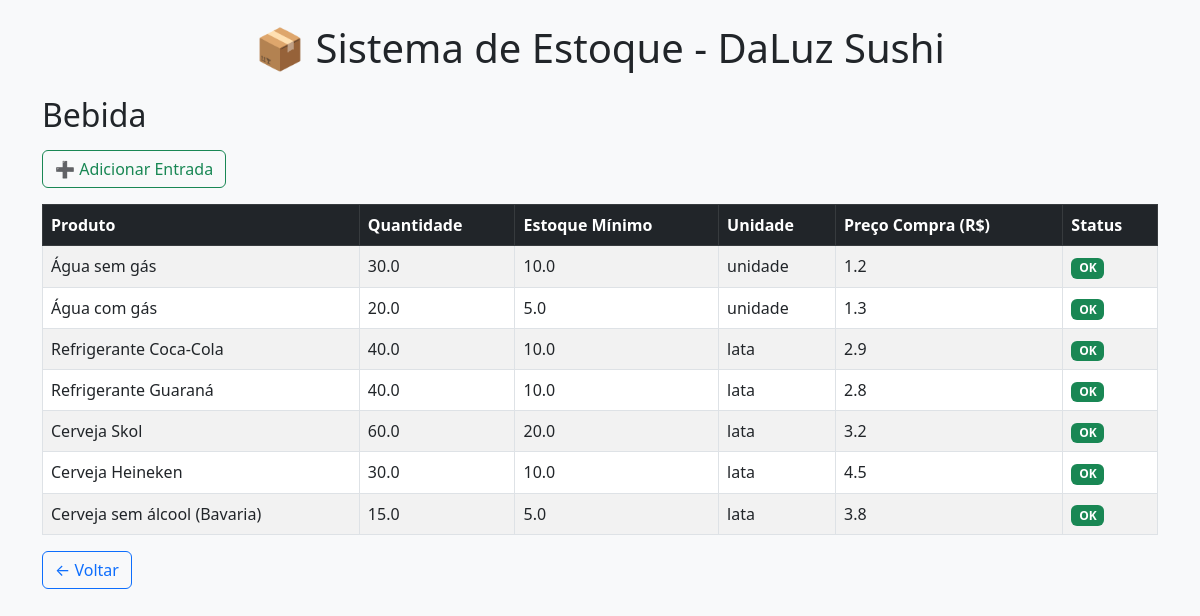
/categoria/Bebida, run on the app's committed database.
### tables this page shows
CREATE TABLE produtos (
    id INTEGER PRIMARY KEY AUTOINCREMENT,
    nome TEXT NOT NULL,
    categoria TEXT NOT NULL,
    quantidade_atual REAL NOT NULL,
    estoque_minimo REAL NOT NULL,
    unidade_medida TEXT NOT NULL,
    preco_compra REAL
);

### app.py (the view)
@app.route('/categoria/<categoria>')
def categoria(categoria):
    with conectar() as conn:
        cursor = conn.cursor()
        cursor.execute(
            "SELECT nome, categoria, quantidade_atual, estoque_minimo, unidade_medida, preco_compra FROM produtos WHERE categoria = ?",
            (categoria,)
        )
        produtos = cursor.fetchall()
    return render_template('index.html', produtos=produtos, categoria=categoria)

### app.py (called while the page is built)
def conectar():
    return sqlite3.connect(DB_NAME)

### templates/index.html (shortened to what this page needs)
{% extends "base.html" %}
{% block content %}
<h2 class="mb-3">{{ categoria }}</h2>
<a href="/entrada?categoria={{ categoria }}" class="btn btn-outline-success mb-3">➕ Adicionar Entrada</a>
<table class="table table-bordered table-striped table-hover">
    <thead class="table-dark">
        <tr>
            <th>Produto</th>
            <th>Quantidade</th>
            <th>Estoque Mínimo</th>
            <th>Unidade</th>
            <th>Preço Compra (R$)</th>
            <th>Status</th>
        </tr>
    </thead>
    <tbody>
        {% for nome, categoria, qtd, minimo, unidade, preco in produtos %}
        <tr>
            <td>{{ nome }}</td>
            <td>{{ qtd }}</td>
            <td>{{ minimo }}</td>
            <td>{{ unidade }}</td>
            <td>{{ preco }}</td>
            <td>{% if qtd < minimo %}<span class="badge bg-danger">Abaixo</span>{% else %}<span class="badge bg-success">OK</span>{% endif %}</td>
        </tr>
        {% endfor %}
    </tbody>
</table>
<a href="/" class="btn btn-outline-primary">← Voltar</a>
{% endblock %}

### data on the page
produtos: nome "Água sem gás", quantidade_atual "30.0", estoque_minimo "10.0", unidade_medida "unidade", preco_compra "1.2", shows "OK"
produtos: nome "Água com gás", quantidade_atual "20.0", estoque_minimo "5.0", unidade_medida "unidade", preco_compra "1.3", shows "OK"
produtos: nome "Refrigerante Coca-Cola", quantidade_atual "40.0", estoque_minimo "10.0", unidade_medida "lata", preco_compra "2.9", shows "OK"
produtos: nome "Refrigerante Guaraná", quantidade_atual "40.0", estoque_minimo "10.0", unidade_medida "lata", preco_compra "2.8", shows "OK"
produtos: nome "Cerveja Skol", quantidade_atual "60.0", estoque_minimo "20.0", unidade_medida "lata", preco_compra "3.2", shows "OK"
produtos: nome "Cerveja Heineken", quantidade_atual "30.0", estoque_minimo "10.0", unidade_medida "lata", preco_compra "4.5", shows "OK"
produtos: nome "Cerveja sem álcool (Bavaria)", quantidade_atual "15.0", estoque_minimo "5.0", unidade_medida "lata", preco_compra "3.8", shows "OK"

### other printed values
{{ categoria }} "Bebida"
